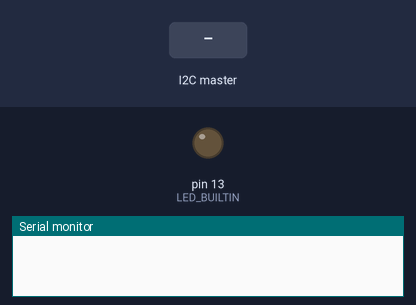
Bench run of a sketch on a simulated Arduino Uno, built with avr-gcc and run on an emulated ATmega328P. Shown: output pins drawn as LEDs (lit = HIGH), the last lines printed to the serial monitor. The inputs (shaded band) are chosen by the test bench.

Above: at 1.2 s.
1.3 s: the I2C master sends the byte 1
At 2.0 s:
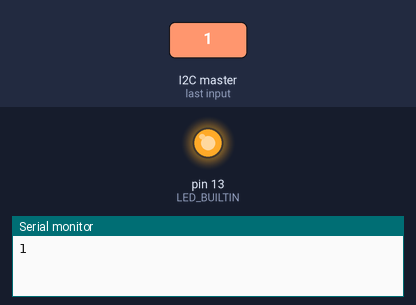
2.8 s: the I2C master sends the byte 0
At 3.2 s:
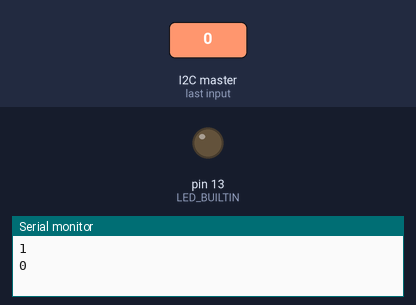
4.3 s: the I2C master sends the byte 2
At 5.5 s:
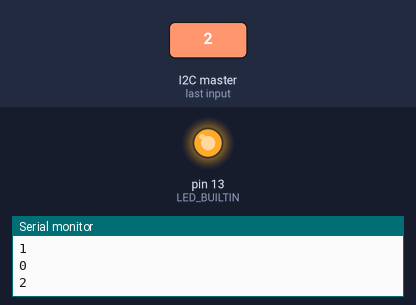
Timing chart, 0 to 7.3 s (numbered marks = the images above; inputs shaded):
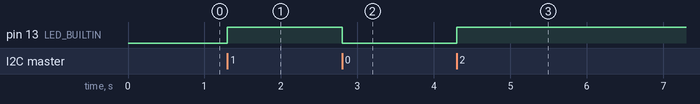

Measured:
- after the input at 1.3 s, pin 13 (LED_BUILTIN): LOW → HIGH at once
- after the input at 2.8 s, pin 13 (LED_BUILTIN): HIGH → LOW at once
- after the input at 4.3 s, pin 13 (LED_BUILTIN): LOW → HIGH at once

The sketch:

I2C-SlaveBlink.ino
```cpp
/***************************************************
 *    SISTEMA SLAVE I2C ESEMPIO BLINK
 *
 *
 *    Author: Stefano Capezzone
 *    Version: 1.0
 *    Corso Arduino Avanzato
 *
 */
#include <Wire.h>

int volatile stato = 0;

void setup() {
  Wire.begin(8);                // Si collega al bus i2c come slave di indirizzo #8
  Wire.onReceive(receiveEvent); // Registra la funzione di gestione dell'evento
  Serial.begin(9600);           // Preparo la comunicazione sul monitor seriale
  pinMode(LED_BUILTIN,OUTPUT);
  digitalWrite(LED_BUILTIN,LOW);
}

void loop() {
  delay(100); // In pratica non faccio nulla, la comunicazione è gestita da ISR
}

// Funzione di gestione dell'evento, riceve come parametro il numero di byte trasmessi
void receiveEvent(int howMany) {

  int x = Wire.read();    // riceve il byte e lo forza a tipo "int"
  Serial.println(x); // stampa sul monitor il numero intero
  stato = !stato;
  digitalWrite(LED_BUILTIN,stato);
}
```
